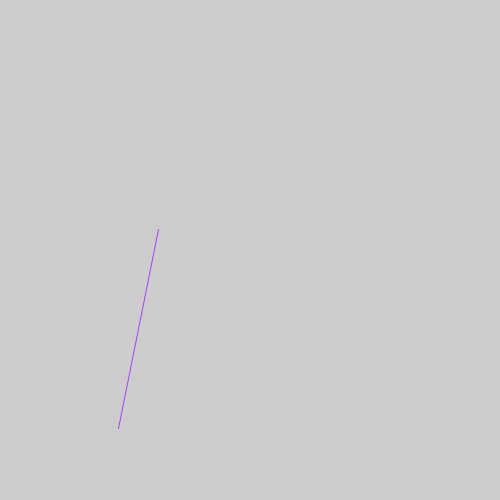
Frame 1 (no input)
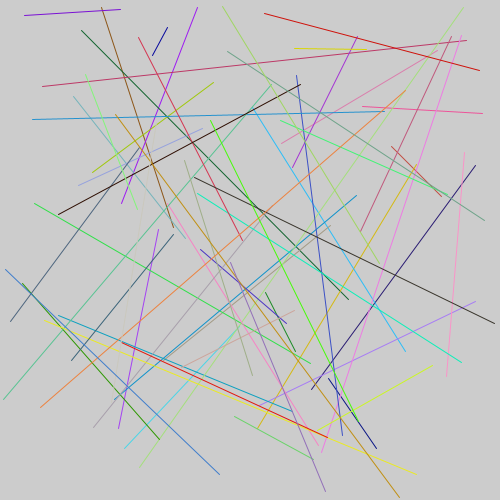
Frame 60 (the mouse pressed at the canvas centre just before this capture)
Frame 120 (the mouse held since frame 60 and released just before this capture): identical to frame 60, image omitted

The Processing sketch that drew these frames (run headless with seeded random() and noise(); from frame 60 on, the mouse is pressed at the canvas centre):

// Processing sketch: quiz3answer
// ── quiz3answer.pde
void setup() {
  
  size(500,500);
  
}

void draw() {
  if(mouseY < height/2) {
    // happens
    stroke(random(255), random(255), random(255));
    
    float x1 = random(width);
    float y1 = random(height);
    float x2 = random(width);
    float y2 = random(height);
    
    line(x1,y1,x2,y2);
  }
}
